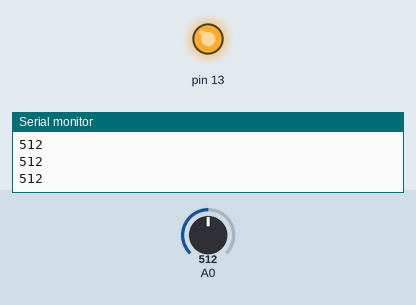
Simulated run of this sketch. Board: Arduino Uno, built with avr-gcc and run on an emulated ATmega328P. Parts: output pins drawn as LEDs (lit = HIGH), the last lines printed to the serial monitor. Inputs (shaded band) come from the test bench; at power-on: A0 = 512.

Above: at 1.2 s.
1.3 s: A0 set to 488
At 2.5 s:
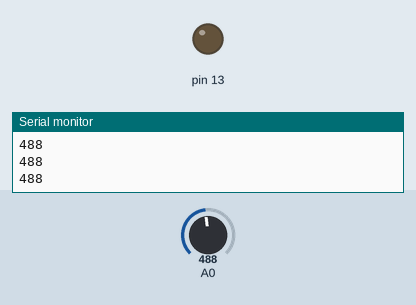
2.8 s: A0 set to 510
At 3.7 s:
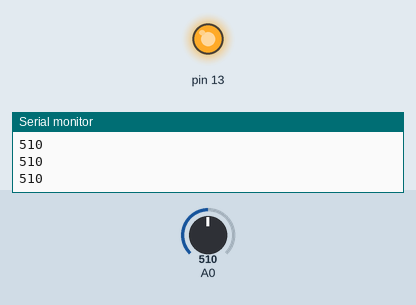
4.3 s: A0 set to 490
At 4.8 s:
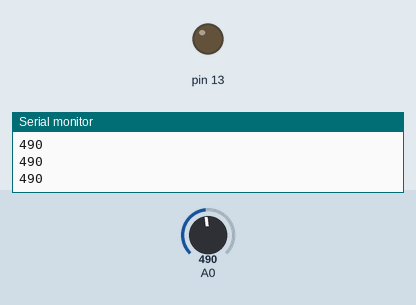
Timing chart, 0 to 7.3 s (numbered marks = the images above; inputs shaded):
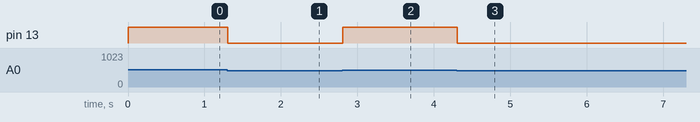

Measured:
- the behaviour switches between 501 and 500 on A0 (found by bisection; images 0 and 1)
- after the input at 1.3 s, pin 13: HIGH → LOW at once
- after the input at 2.8 s, pin 13: LOW → HIGH at once
- after the input at 4.3 s, pin 13: HIGH → LOW at once

The sketch:

02_05_Light_Practice.ino
```cpp
void setup() {
  Serial.begin(9600);
  pinMode(13, OUTPUT);
}

void loop() {
  int photoresistor = analogRead(A0);
  Serial.println(photoresistor);

  if (photoresistor > 500)
    digitalWrite(13, HIGH);
  else
    digitalWrite(13, LOW);
}
```
